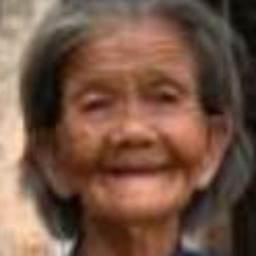
#> input picture data_test/100_1_2_20170105174847679.jpg, 256 x 256 px; its folder holds only this picture in this run
$ python -i age_estimation.py   (imports and definitions only)   (older library calls are emulated)
#> lines starting #> are read from the running program, lines starting #| are printed output that depends on the picture; after the words box and inside, x2 and y2 are one past the last pixel; in counts of white or black regions, pixels touching at a corner belong together
#> further down, picture is the input picture: shape (256, 256, 3); mean B, G, R 69.3, 85.9, 117.2
import cv2
import numpy as np
import os
import re
from deepface import DeepFace

# [112 lines left out: functions extract_age_from_filename_robust, calibrate_age_estimation, not called in this run]

def analyze_facial_features(face_image):
    """
    Analyze facial features with a focus on characteristics of 32-53 age range
    """
    if face_image is None or face_image.size == 0:
        return None

    try:
        # Convert to grayscale if needed
        if len(face_image.shape) == 3:
            gray_face = cv2.cvtColor(face_image, cv2.COLOR_BGR2GRAY)
        else:
            gray_face = face_image.copy()

        height, width = gray_face.shape[:2]
#> height = 256; width = 256
        face_ratio = width / height
#> face_ratio = 1

        # Apply filter to reduce noise
        gray_face = cv2.GaussianBlur(gray_face, (5, 5), 0)

        # Analyze skin smoothness using Laplacian for texture analysis
        lap_var = cv2.Laplacian(gray_face, cv2.CV_64F).var()
#> lap_var = 4.16

        # Analyze edge intensity in the face for wrinkle detection
        edges = cv2.Canny(gray_face, 50, 150)
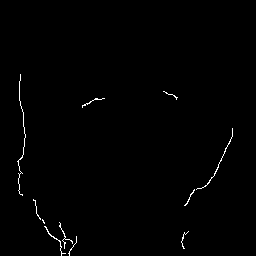
#> edges: shape (256, 256); 0.71% white in thin lines or dots, all inside (x1, y1, x2, y2) = (17, 74, 233, 256)
        edge_intensity = np.sum(edges) / (width * height)
#> edge_intensity = 1.81

        # Analyze contrast in the face
        contrast = np.std(gray_face)
#> contrast = 50.74

        # Additional analysis by facial regions (focused on aging features)
        # Forehead region (top third) - wrinkles appear here early
        forehead = gray_face[0:int(height/3), :]
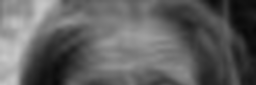
#> forehead: shape (85, 256); min 8, max 200, mean 96.5
        forehead_texture = cv2.Laplacian(forehead, cv2.CV_64F).var()
#> forehead_texture = 3.67

        # Eye region (second third) - crow's feet and eye bags
        eyes = gray_face[int(height/3):int(2*height/3), :]
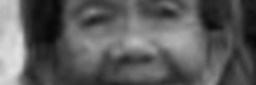
#> eyes: shape (85, 256); min 7, max 224, mean 91.4
        eyes_texture = cv2.Laplacian(eyes, cv2.CV_64F).var()
#> eyes_texture = 5.78

        # Mouth region (bottom third) - nasolabial folds and marionette lines
        mouth = gray_face[int(2*height/3):, :]
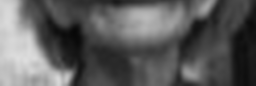
#> mouth: shape (86, 256); min 7, max 221, mean 92.3
        mouth_texture = cv2.Laplacian(mouth, cv2.CV_64F).var()
#> mouth_texture = 4.6

        # Analyze edges in each region (wrinkles)
        forehead_edges = cv2.Canny(forehead, 50, 150)
#> forehead_edges: shape (85, 256); 0.05% white in thin lines or dots, all inside (x1, y1, x2, y2) = (19, 74, 21, 85)
        forehead_edge_intensity = np.sum(forehead_edges) / (forehead.shape[0] * forehead.shape[1]) if forehead.size > 0 else 0
#> forehead_edge_intensity = 0.129

        eyes_edges = cv2.Canny(eyes, 50, 150)
#> eyes_edges: shape (85, 256); 0.88% white in thin lines or dots, all inside (x1, y1, x2, y2) = (17, 0, 233, 85)
        eyes_edge_intensity = np.sum(eyes_edges) / (eyes.shape[0] * eyes.shape[1]) if eyes.size > 0 else 0
#> eyes_edge_intensity = 2.24

        mouth_edges = cv2.Canny(mouth, 50, 150)
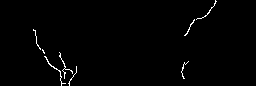
#> mouth_edges: shape (86, 256); 1.1% white in thin lines or dots, all inside (x1, y1, x2, y2) = (33, 0, 217, 86)
        mouth_edge_intensity = np.sum(mouth_edges) / (mouth.shape[0] * mouth.shape[1]) if mouth.size > 0 else 0
#> mouth_edge_intensity = 2.7

        # Analyze horizontal edges specifically (wrinkles tend to be horizontal)
        sobelx = cv2.Sobel(gray_face, cv2.CV_64F, 1, 0, ksize=3)
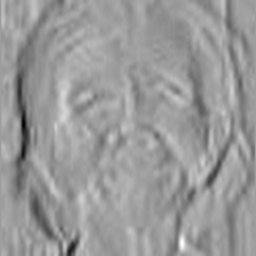
#> sobelx: shape (256, 256) float64; min -231, max 144, mean -5; drawn with min black and max white
        horizontal_edge_intensity = np.mean(np.absolute(sobelx))
#> horizontal_edge_intensity = 20.12

        # Analyze nasolabial fold region (specific to aging 35+)
        # This region runs from sides of nose to corners of mouth
        mid_y = int(height/2)
#> mid_y = 128
        mid_x = int(width/2)
#> mid_x = 128

        # Left and right nasolabial regions (approximated)
        left_nasolabial = gray_face[mid_y:int(3*height/4), int(width/4):mid_x]
        right_nasolabial = gray_face[mid_y:int(3*height/4), mid_x:int(3*width/4)]
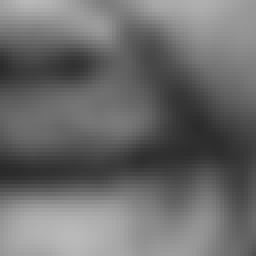
#> right_nasolabial: shape (64, 64) (shown 4 times larger); min 42, max 186, mean 107.7

        # Calculate texture and edges in nasolabial regions
        left_nl_texture = cv2.Laplacian(left_nasolabial, cv2.CV_64F).var() if left_nasolabial.size > 0 else 0
#> left_nl_texture = 4.85
        right_nl_texture = cv2.Laplacian(right_nasolabial, cv2.CV_64F).var() if right_nasolabial.size > 0 else 0
#> right_nl_texture = 6.81
        nasolabial_texture = (left_nl_texture + right_nl_texture) / 2 if left_nasolabial.size > 0 and right_nasolabial.size > 0 else 0
#> nasolabial_texture = 5.83

        # Return comprehensive features dictionary
        features = {
            'face_ratio': face_ratio,
            'texture_variance': lap_var,
            'edge_intensity': edge_intensity,
            'contrast': contrast,
            'forehead_texture': forehead_texture,
            'eyes_texture': eyes_texture,
            'mouth_texture': mouth_texture,
            'forehead_edge_intensity': forehead_edge_intensity,
            'eyes_edge_intensity': eyes_edge_intensity,
            'mouth_edge_intensity': mouth_edge_intensity,
            'horizontal_edge_intensity': horizontal_edge_intensity,
            'nasolabial_texture': nasolabial_texture
        }

        return features

    except Exception as e:
        print(f"Error analyzing facial features: {e}")
        return None

# [223 lines left out: functions calculate_adult_age_confidence, adjust_age_estimation, not called in this run]

>>> import cv2
>>> picture = cv2.imread('data_test/100_1_2_20170105174847679.jpg')
>>> result = analyze_facial_features(picture)
#> result = 12 items

$ run again, on data_test/10_0_0_20170103200522151.jpg
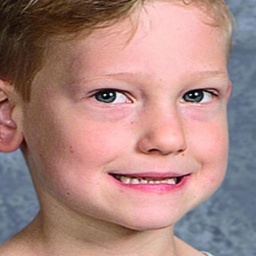
#> input picture data_test/10_0_0_20170103200522151.jpg, 256 x 256 px
#> picture is the input picture: shape (256, 256, 3); mean B, G, R 128.8, 133.6, 170.2
#> lap_var = 29.68
#> in analyze_facial_features, `edges = cv2.Canny(gray_face, 50, 150)`:
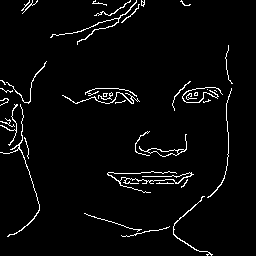
#> edges: shape (256, 256); 3.4% white in thin lines or dots
#> edge_intensity = 8.78
#> contrast = 48.96
#> forehead_texture = 15.77
#> eyes_texture = 51.14
#> mouth_texture = 26.39
#> forehead_edges: shape (85, 256); 2.2% white in thin lines or dots
#> forehead_edge_intensity = 5.53
#> eyes_edges: shape (85, 256); 4.9% white in thin lines or dots
#> eyes_edge_intensity = 12.46
#> mouth_edges: shape (86, 256); 3.3% white in thin lines or dots, all inside (x1, y1, x2, y2) = (7, 0, 227, 86)
#> mouth_edge_intensity = 8.42
#> horizontal_edge_intensity = 18.19
#> in analyze_facial_features, `right_nasolabial = gray_face[mid_y:int(3*height/4), mid_x:int(3*width/..`:
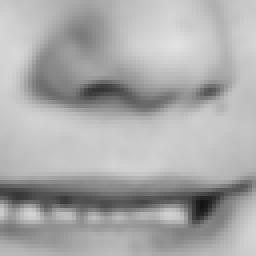
#> right_nasolabial: shape (64, 64) (shown 4 times larger); min 19, max 224, mean 169.9
#> left_nl_texture = 25.72
#> right_nl_texture = 95
#> nasolabial_texture = 60.36
#> result = 12 items

$ run again, on data_test/10_0_0_20170110220235233.jpg
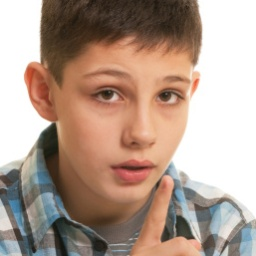
#> input picture data_test/10_0_0_20170110220235233.jpg, 256 x 256 px
#> picture is the input picture: shape (256, 256, 3); mean B, G, R 141.6, 155.2, 177.6
#> lap_var = 26.2
#> in analyze_facial_features, `edges = cv2.Canny(gray_face, 50, 150)`:
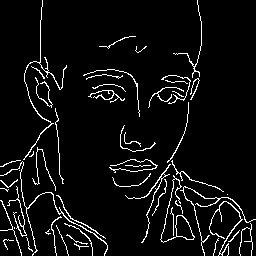
#> edges: shape (256, 256); 5.7% white in thin lines or dots
#> edge_intensity = 14.51
#> contrast = 72.11
#> forehead_texture = 17.24
#> eyes_texture = 25.01
#> mouth_texture = 47.13
#> forehead_edges: shape (85, 256); 2.7% white in thin lines or dots, all inside (x1, y1, x2, y2) = (24, 0, 202, 85)
#> forehead_edge_intensity = 6.98
#> eyes_edges: shape (85, 256); 4.5% white in thin lines or dots, all inside (x1, y1, x2, y2) = (0, 0, 198, 85)
#> eyes_edge_intensity = 11.43
#> mouth_edges: shape (86, 256); 9.3% white in thin lines or dots
#> mouth_edge_intensity = 23.64
#> horizontal_edge_intensity = 26.1
#> in analyze_facial_features, `right_nasolabial = gray_face[mid_y:int(3*height/4), mid_x:int(3*width/..`:
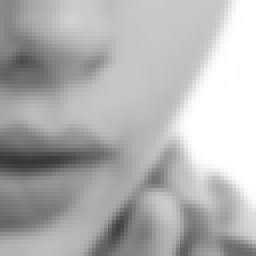
#> right_nasolabial: shape (64, 64) (shown 4 times larger); min 54, max 255, mean 177.9
#> left_nl_texture = 8.28
#> right_nl_texture = 36.1
#> nasolabial_texture = 22.19
#> result = 12 items

$ run again, on data_test/10_0_0_20170110220514186.jpg
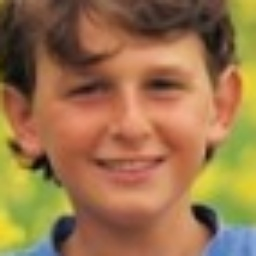
#> input picture data_test/10_0_0_20170110220514186.jpg, 256 x 256 px
#> picture is the input picture: shape (256, 256, 3); mean B, G, R 74.4, 115.4, 154.2
#> lap_var = 4.76
#> edges: shape (256, 256); 1.6% white in thin lines or dots
#> edge_intensity = 4.03
#> contrast = 42.45
#> forehead_texture = 5.07
#> eyes_texture = 8.83
#> mouth_texture = 5.63
#> forehead_edges: shape (85, 256); 1.1% white in thin lines or dots, all inside (x1, y1, x2, y2) = (0, 12, 242, 85)
#> forehead_edge_intensity = 2.75
#> eyes_edges: shape (85, 256); 1.8% white in thin lines or dots, all inside (x1, y1, x2, y2) = (3, 0, 215, 85)
#> eyes_edge_intensity = 4.71
#> mouth_edges: shape (86, 256); 1.5% white in thin lines or dots, all inside (x1, y1, x2, y2) = (20, 0, 218, 86)
#> mouth_edge_intensity = 3.85
#> horizontal_edge_intensity = 18.14
#> in analyze_facial_features, `right_nasolabial = gray_face[mid_y:int(3*height/4), mid_x:int(3*width/..`:
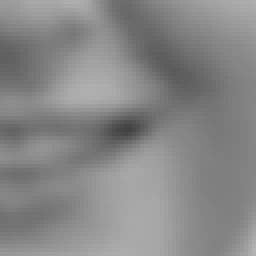
#> right_nasolabial: shape (64, 64) (shown 4 times larger); min 66, max 177, mean 135
#> left_nl_texture = 5.51
#> right_nl_texture = 7.43
#> nasolabial_texture = 6.47
#> result = 12 items
